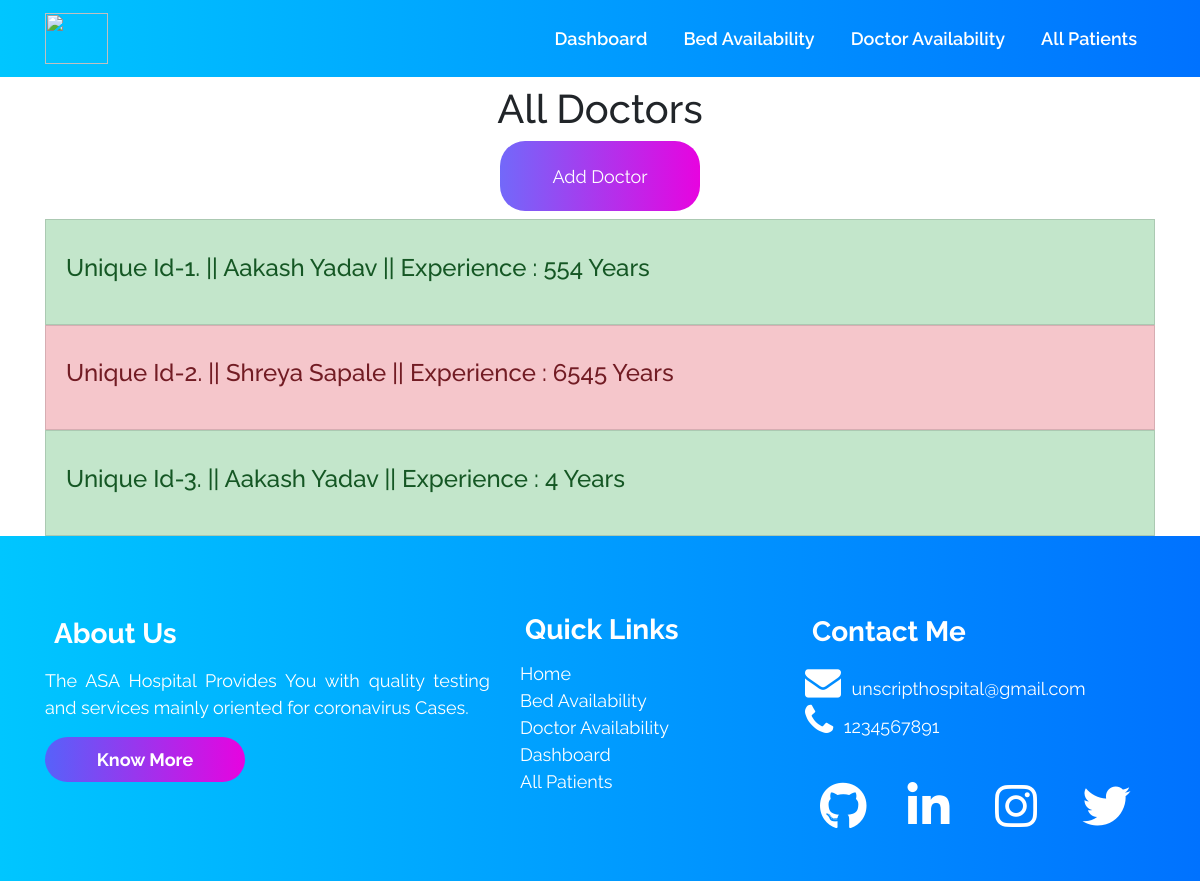
The app's page /doctoravailability/ with its own data.
### accounts/models.py (models this page shows, shortened)
class Doctor (models.Model):
    doctor_id = models.AutoField(primary_key=True)
    name = models.CharField(max_length=500, default="")
    phone = models.CharField(default="", max_length=500)
    experience_in_years = models.IntegerField(default=0)
    occupied = models.BooleanField(default=False)

### accounts/views.py (the view)
# urls.py: path("doctoravailability/", views.doctoravailability,
def doctoravailability(request):
    all_doctor_objects = Doctor.objects.all()
    context = {'all_doctors': all_doctor_objects}
    return render(request, 'doctoravailability.html', context)

### templates/doctoravailability.html (shortened to what this page needs)
{% extends 'innerbase.html' %}
{% load static %}
{% block cssLinks %}
<link rel="stylesheet" href="{% static 'css/doctoravailability.css' %}">
{% endblock %}
{% block body %}
<div class="container">
    <h1 class="text-center heading my-2">All Doctors</h1>
    <div class="container text-center my-2">
        <a href="/adddoctor">
            <button class="commonbuttons text-center">Add Doctor</button>
        </a>
    </div>
    <ul class="list-group">
        {% for doctor in all_doctors %}
        <a href="/patients/{{patient.patient_id}}" style="text-decoration: none;">
            <li class="list-group-item list-group-item-action
        {% if doctor.occupied %} list-group-item-danger {% else %} list-group-item-success {% endif %}
        ">
                <h4> Unique Id-{{doctor.pk}}. || {{doctor.name}} || Experience : {{doctor.experience_in_years}} Years
                </h4>
            </li>
        </a>
        {% empty %}
        <li class="list-group-item list-group-item-action">NO ITEMS ACCORDING TO YOUR SEARCH</li>
        {% endfor %}
    </ul>
</div>
{% endblock %}

### static/css/base.css (style rules this page uses)
* { margin: 0; padding: 0; font-family: "Raleway", sans-serif; scroll-behavior: smooth; }
h4 { padding: 2% 0% 2% 0%; }
.commonbuttons { padding: 2%; border: none; border-radius: 25px; color: white; font-size: 18px; background: -webkit-linear-gradient(right, hsl(302, 97%, 46%), #6156f9e3); width: 200px; transition: all 0.3s ease-in; border: none; }

### records on screen
Doctor: pk "1", name "Aakash Yadav", experience_in_years "554"
Doctor: pk "2", name "Shreya Sapale", experience_in_years "6545"
Doctor: pk "3", name "Aakash Yadav", experience_in_years "4"
